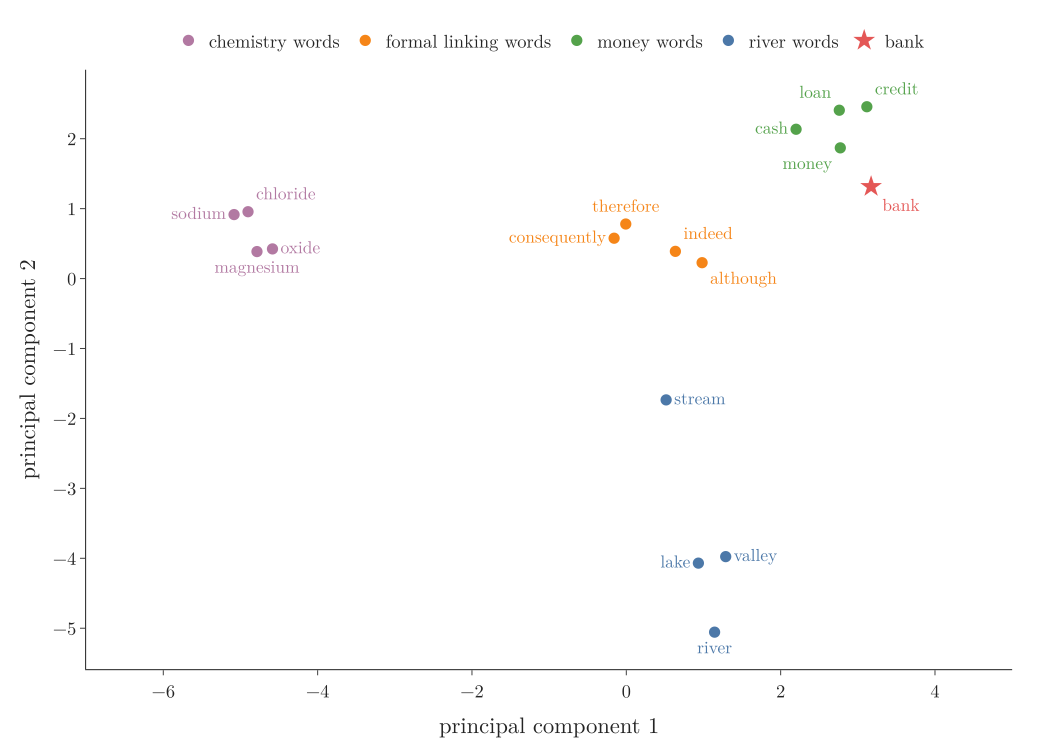

Python code for this plot:
"""Section 3: real word vectors as points. 17 words: four groups of 4 and "bank", their 100-number GloVe vectors projected onto
their first 2 principal components (the Notebook's last section). Data: data/word_pca.csv. Plotly (a scatter chart)."""
from pathlib import Path
import pandas as pd
import plotly.graph_objects as go
from common import BLUE, ORANGE, GREEN, PURPLE, RED, FONT

here = Path(__file__).parent
d = pd.read_csv(here.parent / "data" / "word_pca.csv")
COL = {"chemistry": PURPLE, "formal": ORANGE, "money": GREEN, "river": BLUE, "bank": RED}
NAME = {"chemistry": "chemistry words", "formal": "formal linking words", "money": "money words",
        "river": "river words", "bank": "bank"}
POS = {"chloride": "top right", "sodium": "middle left", "oxide": "middle right", "magnesium": "bottom center",
       "therefore": "top center", "consequently": "middle left", "indeed": "top right", "although": "bottom right",
       "loan": "top left", "credit": "top right", "cash": "middle left", "money": "bottom left", "bank": "bottom right",
       "stream": "middle right", "lake": "middle left", "valley": "middle right", "river": "bottom center"}
fig = go.Figure()
for g, part in d.groupby("group", sort=False):
    fig.add_scatter(x=part.pc1, y=part.pc2, mode="markers+text", text=part.word, name=NAME[g],
                    textposition=[POS[w] for w in part.word],
                    marker=dict(size=16 if g == "bank" else 11, color=COL[g], symbol="star" if g == "bank" else "circle"),
                    textfont=dict(size=17, color=COL[g]))
fig.update_layout(template="simple_white", width=1000, height=720, font=dict(FONT, size=18),
                  xaxis=dict(title="principal component 1", zeroline=False, range=[-7, 5]),
                  yaxis=dict(title="principal component 2", zeroline=False),
                  legend=dict(orientation="h", y=1.08, x=0.5, xanchor="center"), margin=dict(l=70, r=20, t=50, b=60))
fig.write_image(here / "real_words_pca.png", scale=2)
fig.write_image(here / "real_words_pca.pdf")
